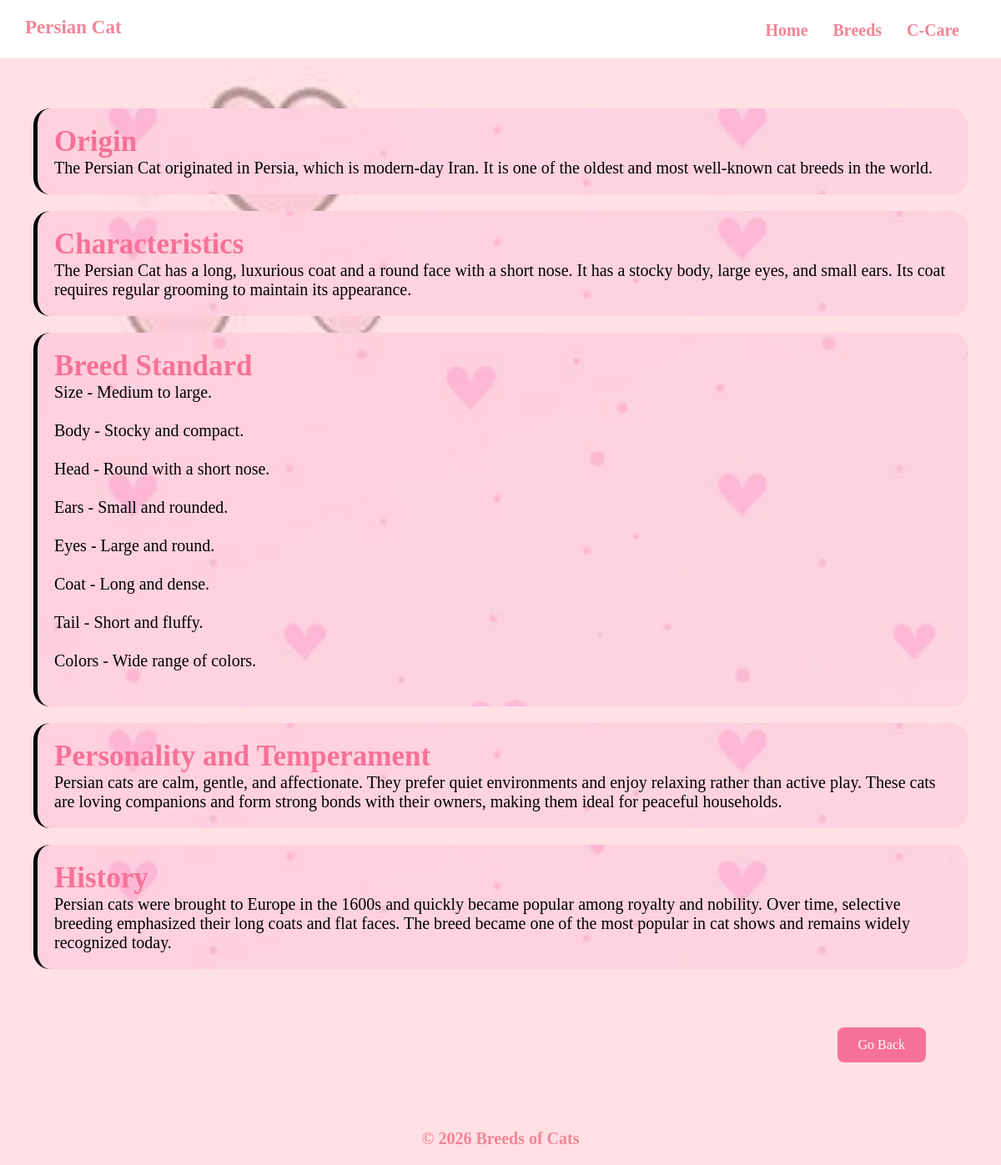
The app's page /cats/?name=Persian Cat with its own data.
### tables this page shows
CREATE TABLE `cats` (
  `id` int(255) NOT NULL,
  `name` varchar(255) NOT NULL,
  `origin` varchar(1000) NOT NULL,
  `history` varchar(1000) NOT NULL,
  `characteristics` varchar(5000) NOT NULL,
  `breed_standard` varchar(5000) NOT NULL,
  `personality` varchar(1000) NOT NULL,
  `image` varchar(255) NOT NULL,
  `description` varchar(1000) NOT NULL
);

### model.php (called while the page is built, shortened)
<?php
function get_cat_by_name(object $pdo, string $name){
    $query ="SELECT * FROM cats WHERE name = :name;";
    $statement = $pdo ->prepare($query);
    $statement->bindParam("name", $name);
    $statement->execute();
    $result = $statement->fetch();
    return $result;
}
?>

### cats/index.php (the view, shortened to what this page needs)
<?php
require_once('../db.php');
require_once('../model.php');
require_once('../ctrl.php');
?>
<!DOCTYPE html>
<html lang="en">
<head>
<link rel="stylesheet" href="../styles.css">
</head>
<body>
<header>
<h1><?php echo $_GET["name"]  ?></h1>
<nav>
<ul class="nav-links">
<li><a href="../">Home</a></li>
<li><a href="../breeds">Breeds</a></li>
<li><a href="../care">C-Care</a></li>
</ul>
</nav>
</header>
<?php
$cat = get_cat_by_name($pdo, $_GET["name"]);
$origin = $cat["origin"];
$history = $cat["history"];
$characteristics = $cat["characteristics"];
$breed_standard = $cat["breed_standard"];
$personality = $cat["personality"];
?>
<section class="container">
<div class="care-grid">
<div class="care-box">
<h3>Origin</h3>
<p><?php echo $origin ?></p>
</div>
<div class="care-box">
<h3>Characteristics</h3>
<p><?php echo $characteristics ?></p>
</div>
<div class="care-box">
<h3>Breed Standard</h3>
<p>
<?php echo parse_breed_standard($breed_standard)?>
</div>
<div class="care-box">
<h3>Personality and Temperament</h3>
<p><?php echo $personality?></p>
</div>
<div class="care-box">
<h3>History</h3>
<p><?php echo $history ?></p>
</div>
</section>
<button onclick="history.back()">Go Back</button>
<footer>
<p>© 2026 Breeds of Cats</p>
</footer>
</body>
</html>

### styles.css (style rules this page uses)
* { margin:0; padding:0; box-sizing:border-box; font-family:MV Boli; font-size: 20px; }
body { background: #f9e4ea; background-image: url("images/b.jpg"); background-repeat: no-repeat; background-size: cover; }
header { display:flex; justify-content: space-between; padding:10px 30px; font-family:'MV Boli', Times, serif; height: 70px; font-weight: bold; background-color: rgb(255, 255, 255); }
h1 { color: rgb(243, 132, 150); margin-top: 10px; }
h3 { font-size: 35px; font-weight: 100%; color: white; }
h1 { font-size: 23px; font-weight: bold; }
nav ul { display:flex; justify-content:center; list-style:none; }
nav li { margin:10px; }
nav a { color:rgb(243, 132, 150); text-decoration:none; font-weight:bold; }
.nav-links { list-style:none; display: flex; justify-content: center; gap:10px; margin-top:5px; margin-right: 10px; }
.nav-links a { color:rgb(243, 132, 150); text-decoration:none; font-weight:bold; font-size: 20px; }
button { margin-top: 10px; margin-right: 10px; padding: 10px 20px; cursor: pointer; }
.container { padding: 40px; }
.care-box { background:#f7d8e1; padding:20px; border-left:5px solid #000000; color: #000000; border-radius: 20px; text-align: left; background-image: url("images/z.jpg"); background-size: cover; background-position: center; justify-content: center; margin-top: 1rem; }
.care-box h3 { color: #f67199; display: flex; }
footer { color:rgb(243, 132, 150); text-align:center; padding:20px; font-weight: bolder; font-size: 22px; }
button { display: block; margin: 30px 90px 60px auto; padding: 12px 25px; font-size: 16px; background-color: #f67199; color: white; border: none; border-radius: 8px; cursor: pointer; transition: 0.3s; }

### records on screen
cats: origin "The Persian Cat originated in Persia, which is modern-day Iran. It is one of the oldest and most well-known cat breeds in the world.", characteristics "The Persian Cat has a long, luxurious coat and a round face with a short nose. It has a stocky body, large eyes, and small ears. Its coat requires regular grooming to maintain its appearance.", personality "Persian cats are calm, gentle, and affectionate. They prefer quiet environments and enjoy relaxing rather than active play. These cats are loving companions and form strong bonds with their owners, making them ideal for peaceful households.", history "Persian cats were brought to Europe in the 1600s and quickly became popular among royalty and nobility. Over time, selective breeding emphasized their long coats and flat faces. The breed became one of the most popular in cat shows and remains widely recognized today."

### other values on screen
$_GET["name"] "Persian Cat"
$standard "Size - Medium to large."
$standard "Body - Stocky and compact."
$standard "Head - Round with a short nose."
$standard "Ears - Small and rounded."
$standard "Eyes - Large and round."
$standard "Coat - Long and dense."
$standard "Tail - Short and fluffy."
$standard "Colors - Wide range of colors."
